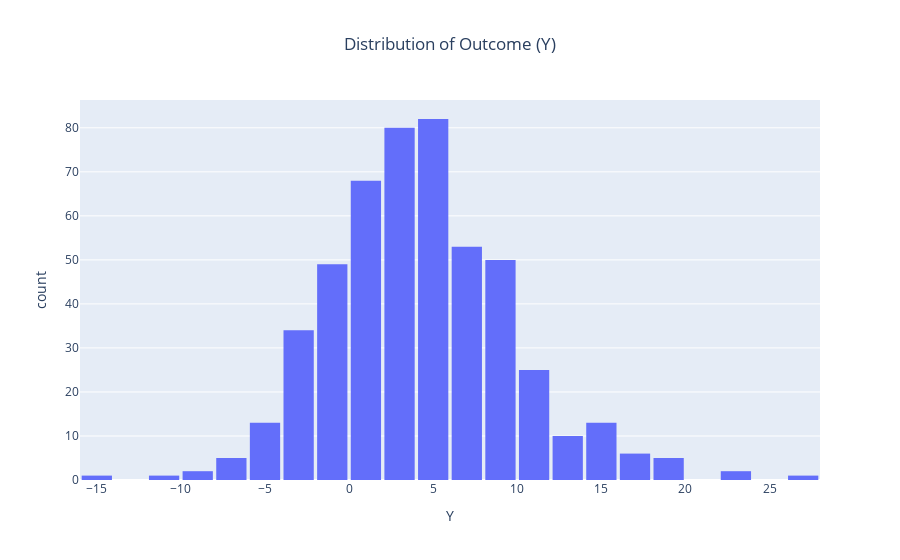

The cell this chart's notebook holds for it:
### Markdown cell above
## Distribution of Outcome (Y)
Shows the shape and spread of the outcome variable.

### Code cell
# Distribution of Outcome (Y)
fig_y_dist = px.histogram(df, x='Y', nbins=30, title='Distribution of Outcome (Y)')
fig_y_dist.update_layout(bargap=0.1, title_x=0.5)
fig_y_dist.show()

### Figure 1 — Plotly figure (JSON) as saved in the notebook; plotly's stock layout.template omitted (floating-point values rounded to 4 significant figures; data arrays with more than 128 entries replaced by an {"elided": "..."} marker saying what was removed)
{"data": [{"bingroup": "x", "hovertemplate": "Y=%{x}<br>count=%{y}<extra></extra>", "legendgroup": "", "marker": {"color": "#636efa", "pattern": {"shape": ""}}, "name": "", "nbinsx": 30, "orientation": "v", "showlegend": false, "type": "histogram", "x": {"elided": "500 float values"}, "xaxis": "x", "yaxis": "y"}], "layout": {"bargap": 0.1, "barmode": "relative", "legend": {"tracegroupgap": 0}, "title": {"text": "Distribution of Outcome (Y)", "x": 0.5}, "xaxis": {"anchor": "y", "domain": [0, 1], "title": {"text": "Y"}}, "yaxis": {"anchor": "x", "domain": [0, 1], "title": {"text": "count"}}}}
